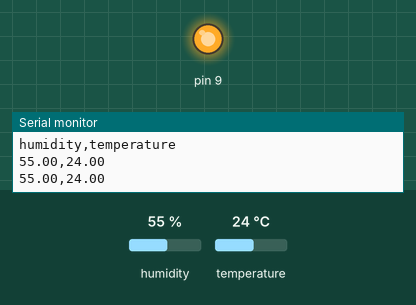
A sketch run on a simulated Arduino Uno, built with avr-gcc and run on an emulated ATmega328P. Shown: output pins drawn as LEDs (lit = HIGH), the last lines printed to the serial monitor. The inputs (shaded band) are chosen by the test bench; at power-on: humidity 55 %, temperature 24 °C.

Above: at 1.8 s.
1.9 s: humidity set to 42 %
3.4 s: humidity set to 39 %
At 5.4 s:
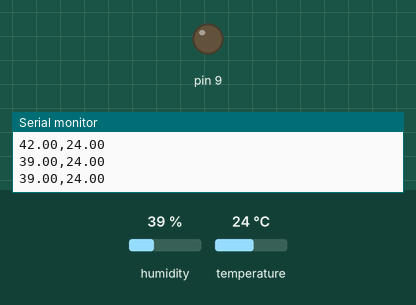
5.7 s: humidity set to 68 %
At 7.4 s:
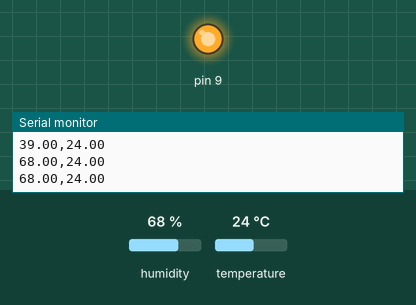
7.7 s: humidity set to 22 %
At 8.7 s:
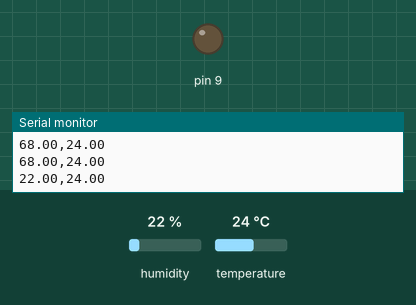
Timing chart, 0 to 10.7 s (numbered marks = the images above; inputs shaded):
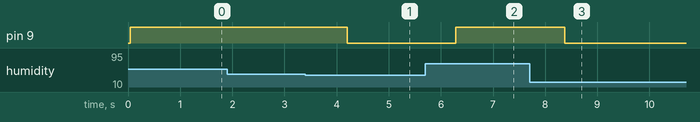

Measured:
- the behaviour switches between 41 and 40 % on humidity (found by bisection; images 0 and 1)
- after the input at 3.4 s, pin 9: HIGH → LOW after 0.81 s
- after the input at 5.7 s, pin 9: LOW → HIGH after 0.59 s
- after the input at 7.7 s, pin 9: HIGH → LOW after 0.67 s

The sketch:

sensor.ino
```cpp
#include "Adafruit_Si7021.h"

Adafruit_Si7021 sensor = Adafruit_Si7021();

void setup() {
  Serial.begin(115200);

  // wait for serial port to open
  while (!Serial) {
    delay(10);
  }

  if (!sensor.begin()) {
    Serial.println("Did not find Si7021 sensor!");
    while (true) {}  //hang
  }
  Serial.println("humidity,temperature");

  pinMode(9,OUTPUT);
}

void loop() {
  float humidity = sensor.readHumidity();
  float temp = sensor.readTemperature();
  Serial.print(humidity,2);
  Serial.print(",");
  Serial.println(temp,2);

  // turn on the LED if humidity is over a threshold
  if (humidity>40) digitalWrite(9,HIGH);
  else  digitalWrite(9,LOW);

  delay(1000);
}
```
